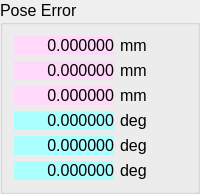
           <widget class="QGroupBox" name="groupBox_12">
            <property name="font">
             <font>
              <pointsize>12</pointsize>
             </font>
            </property>
            <property name="title">
             <string>Pose Error</string>
            </property>
            <layout class="QVBoxLayout" name="verticalLayout_27">
             <item>
              <layout class="QVBoxLayout" name="verticalLayout_32">
               <item>
                <layout class="QHBoxLayout" name="horizontalLayout_23">
                 <item>
                  <widget class="QLabel" name="label_47">
                   <property name="minimumSize">
                    <size>
                     <width>100</width>
                     <height>0</height>
                    </size>
                   </property>
                   <property name="font">
                    <font>
                     <pointsize>12</pointsize>
                    </font>
                   </property>
                   <property name="styleSheet">
                    <string notr="true">background-color: rgb(255, 216, 250);</string>
                   </property>
                   <property name="text">
                    <string>0.000000</string>
                   </property>
                   <property name="alignment">
                    <set>Qt::AlignRight|Qt::AlignTrailing|Qt::AlignVCenter</set>
                   </property>
                  </widget>
                 </item>
                 <item>
                  <widget class="QLabel" name="label_48">
                   <property name="font">
                    <font>
                     <pointsize>12</pointsize>
                     <weight>50</weight>
                     <bold>false</bold>
                    </font>
                   </property>
                   <property name="text">
                    <string>mm</string>
                   </property>
                  </widget>
                 </item>
                </layout>
               </item>
               <item>
                <layout class="QHBoxLayout" name="horizontalLayout_32">
                 <item>
                  <widget class="QLabel" name="label_133">
                   <property name="minimumSize">
                    <size>
                     <width>100</width>
                     <height>0</height>
                    </size>
                   </property>
                   <property name="font">
                    <font>
                     <pointsize>12</pointsize>
                    </font>
                   </property>
                   <property name="styleSheet">
                    <string notr="true">background-color: rgb(255, 216, 250);</string>
                   </property>
                   <property name="text">
                    <string>0.000000</string>
                   </property>
                   <property name="alignment">
                    <set>Qt::AlignRight|Qt::AlignTrailing|Qt::AlignVCenter</set>
                   </property>
                  </widget>
                 </item>
                 <item>
                  <widget class="QLabel" name="label_49">
                   <property name="font">
                    <font>
                     <pointsize>12</pointsize>
                     <weight>50</weight>
                     <bold>false</bold>
                    </font>
                   </property>
                   <property name="text">
                    <string>mm</string>
                   </property>
                  </widget>
                 </item>
                </layout>
               </item>
               <item>
                <layout class="QHBoxLayout" name="horizontalLayout_33">
                 <item>
                  <widget class="QLabel" name="label_134">
                   <property name="minimumSize">
                    <size>
                     <width>100</width>
                     <height>0</height>
                    </size>
                   </property>
                   <property name="font">
                    <font>
                     <pointsize>12</pointsize>
                    </font>
                   </property>
                   <property name="styleSheet">
                    <string notr="true">background-color: rgb(255, 216, 250);</string>
                   </property>
                   <property name="text">
                    <string>0.000000</string>
                   </property>
                   <property name="alignment">
                    <set>Qt::AlignRight|Qt::AlignTrailing|Qt::AlignVCenter</set>
                   </property>
                  </widget>
                 </item>
                 <item>
                  <widget class="QLabel" name="label_50">
                   <property name="font">
                    <font>
                     <pointsize>12</pointsize>
                     <weight>50</weight>
                     <bold>false</bold>
                    </font>
                   </property>
                   <property name="text">
                    <string>mm</string>
                   </property>
                  </widget>
                 </item>
                </layout>
               </item>
               <item>
                <layout class="QHBoxLayout" name="horizontalLayout_34">
                 <item>
                  <widget class="QLabel" name="label_135">
                   <property name="minimumSize">
                    <size>
                     <width>100</width>
                     <height>0</height>
                    </size>
                   </property>
                   <property name="font">
                    <font>
                     <pointsize>12</pointsize>
                    </font>
                   </property>
                   <property name="styleSheet">
                    <string notr="true">background-color: rgb(170, 255, 255);</string>
                   </property>
                   <property name="text">
                    <string>0.000000</string>
                   </property>
                   <property name="alignment">
                    <set>Qt::AlignRight|Qt::AlignTrailing|Qt::AlignVCenter</set>
                   </property>
                  </widget>
                 </item>
                 <item>
                  <widget class="QLabel" name="label_136">
                   <property name="font">
                    <font>
                     <pointsize>12</pointsize>
                     <weight>50</weight>
                     <bold>false</bold>
                    </font>
                   </property>
                   <property name="text">
                    <string>deg</string>
                   </property>
                  </widget>
                 </item>
                </layout>
               </item>
               <item>
                <layout class="QHBoxLayout" name="horizontalLayout_35">
                 <item>
                  <widget class="QLabel" name="label_137">
                   <property name="minimumSize">
                    <size>
                     <width>100</width>
                     <height>0</height>
                    </size>
                   </property>
                   <property name="font">
                    <font>
                     <pointsize>12</pointsize>
                    </font>
                   </property>
                   <property name="styleSheet">
                    <string notr="true">background-color: rgb(170, 255, 255);</string>
                   </property>
                   <property name="text">
                    <string>0.000000</string>
                   </property>
                   <property name="alignment">
                    <set>Qt::AlignRight|Qt::AlignTrailing|Qt::AlignVCenter</set>
                   </property>
                  </widget>
                 </item>
                 <item>
                  <widget class="QLabel" name="label_138">
                   <property name="font">
                    <font>
                     <pointsize>12</pointsize>
                     <weight>50</weight>
                     <bold>false</bold>
                    </font>
                   </property>
                   <property name="text">
                    <string>deg</string>
                   </property>
                  </widget>
                 </item>
                </layout>
               </item>
               <item>
                <layout class="QHBoxLayout" name="horizontalLayout_36">
                 <item>
                  <widget class="QLabel" name="label_139">
                   <property name="minimumSize">
                    <size>
                     <width>100</width>
                     <height>0</height>
                    </size>
                   </property>
                   <property name="font">
                    <font>
                     <pointsize>12</pointsize>
                    </font>
                   </property>
                   <property name="styleSheet">
                    <string notr="true">background-color: rgb(170, 255, 255);</string>
                   </property>
                   <property name="text">
                    <string>0.000000</string>
                   </property>
                   <property name="alignment">
                    <set>Qt::AlignRight|Qt::AlignTrailing|Qt::AlignVCenter</set>
                   </property>
                  </widget>
                 </item>
                 <item>
                  <widget class="QLabel" name="label_140">
                   <property name="font">
                    <font>
                     <pointsize>12</pointsize>
                     <weight>50</weight>
                     <bold>false</bold>
                    </font>
                   </property>
                   <property name="text">
                    <string>deg</string>
                   </property>
                  </widget>
                 </item>
                </layout>
               </item>
              </layout>
             </item>
            </layout>
           </widget>
